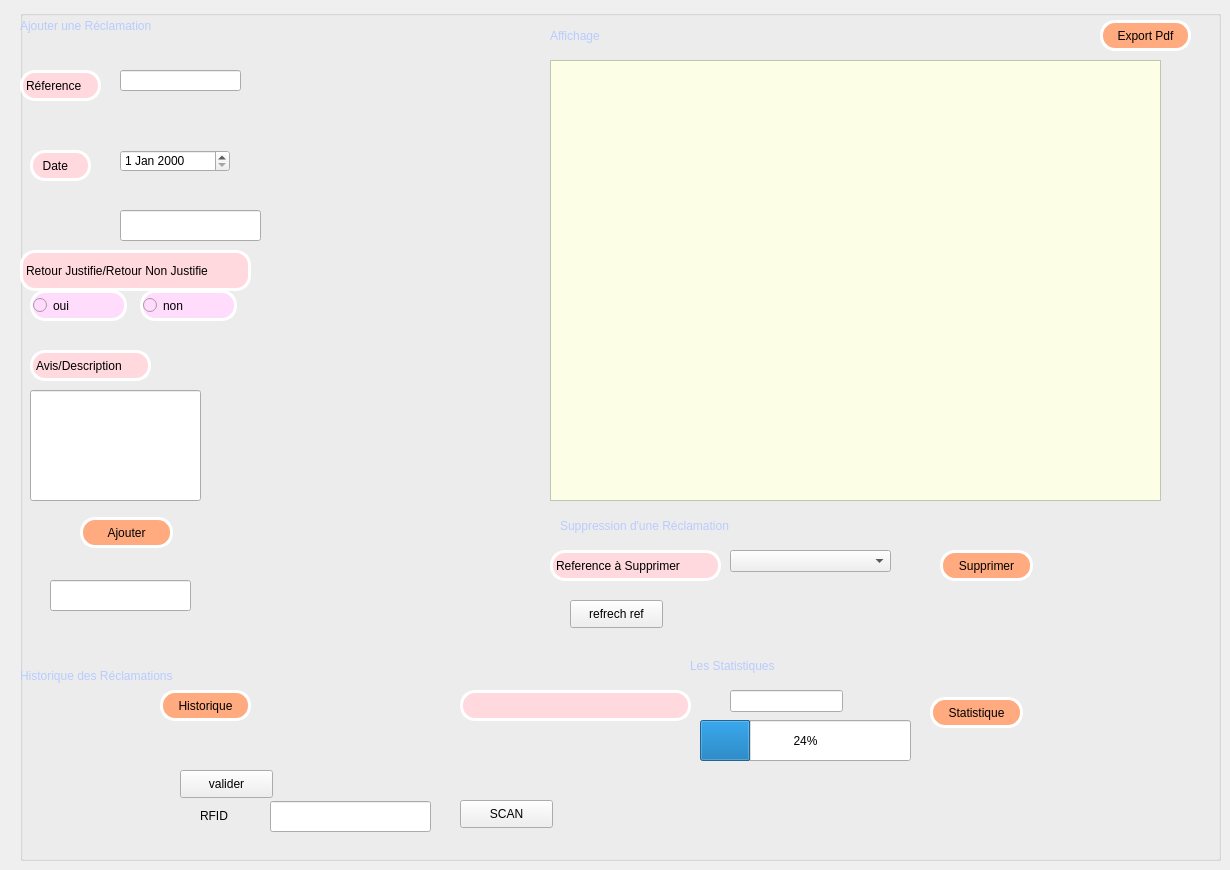
      <widget class="QWidget" name="tab_20">
       <attribute name="title">
        <string>gestion</string>
       </attribute>
       <widget class="QGroupBox" name="groupBox_12">
        <property name="geometry">
         <rect>
          <x>20</x>
          <y>10</y>
          <width>1201</width>
          <height>851</height>
         </rect>
        </property>
        <property name="title">
         <string/>
        </property>
        <widget class="QLabel" name="label_23">
         <property name="geometry">
          <rect>
           <x>0</x>
           <y>60</y>
           <width>81</width>
           <height>31</height>
          </rect>
         </property>
         <property name="styleSheet">
          <string notr="true">border-radius: 15px;
background-color: rgb(255, 217, 222);
font: 7pt &quot;Sitka Small&quot;;


border:3px solid white;</string>
         </property>
         <property name="text">
          <string>Réference</string>
         </property>
        </widget>
        <widget class="QLabel" name="label_24">
         <property name="geometry">
          <rect>
           <x>0</x>
           <y>240</y>
           <width>231</width>
           <height>41</height>
          </rect>
         </property>
         <property name="styleSheet">
          <string notr="true">border-radius: 15px;
background-color: rgb(255, 217, 222);
font: 7pt &quot;Sitka Small&quot;;


border:3px solid white;</string>
         </property>
         <property name="text">
          <string>Retour Justifie/Retour Non Justifie</string>
         </property>
        </widget>
        <widget class="QLabel" name="label_25">
         <property name="geometry">
          <rect>
           <x>10</x>
           <y>140</y>
           <width>61</width>
           <height>31</height>
          </rect>
         </property>
         <property name="styleSheet">
          <string notr="true">border-radius: 15px;
background-color: rgb(255, 217, 222);
font: 7pt &quot;Sitka Small&quot;;


border:3px solid white;</string>
         </property>
         <property name="text">
          <string>  Date</string>
         </property>
        </widget>
        <widget class="QLabel" name="label_26">
         <property name="geometry">
          <rect>
           <x>10</x>
           <y>340</y>
           <width>121</width>
           <height>31</height>
          </rect>
         </property>
         <property name="styleSheet">
          <string notr="true">border-radius: 15px;
background-color: rgb(255, 217, 222);
font: 7pt &quot;Sitka Small&quot;;


border:3px solid white;</string>
         </property>
         <property name="text">
          <string>Avis/Description</string>
         </property>
        </widget>
        <widget class="QLineEdit" name="la_ref">
         <property name="geometry">
          <rect>
           <x>100</x>
           <y>60</y>
           <width>121</width>
           <height>21</height>
          </rect>
         </property>
        </widget>
        <widget class="QDateEdit" name="la_date">
         <property name="geometry">
          <rect>
           <x>100</x>
           <y>140</y>
           <width>110</width>
           <height>22</height>
          </rect>
         </property>
        </widget>
        <widget class="QRadioButton" name="retour_justifie">
         <property name="geometry">
          <rect>
           <x>10</x>
           <y>280</y>
           <width>97</width>
           <height>31</height>
          </rect>
         </property>
         <property name="styleSheet">
          <string notr="true">border-radius: 15px;

font: 7pt &quot;Sitka Small&quot;;


border:3px solid white;
background-color: rgb(255, 219, 252);</string>
         </property>
         <property name="text">
          <string>oui</string>
         </property>
        </widget>
        <widget class="QRadioButton" name="retour_nonjustifie">
         <property name="geometry">
          <rect>
           <x>120</x>
           <y>280</y>
           <width>97</width>
           <height>31</height>
          </rect>
         </property>
         <property name="styleSheet">
          <string notr="true">border-radius: 15px;

font: 7pt &quot;Sitka Small&quot;;


border:3px solid white;
background-color: rgb(255, 219, 252);</string>
         </property>
         <property name="text">
          <string>non</string>
         </property>
        </widget>
        <widget class="QTableView" name="tab_reclamation">
         <property name="geometry">
          <rect>
           <x>530</x>
           <y>50</y>
           <width>611</width>
           <height>441</height>
          </rect>
         </property>
         <property name="styleSheet">
          <string notr="true">background-color: rgb(252, 255, 230);</string>
         </property>
        </widget>
        <widget class="QPushButton" name="pushButton_ajouter">
         <property name="geometry">
          <rect>
           <x>60</x>
           <y>507</y>
           <width>93</width>
           <height>31</height>
          </rect>
         </property>
         <property name="styleSheet">
          <string notr="true">border-radius: 15px;
background-color: rgb(255, 170, 127);

font: 7pt &quot;Sitka Small&quot;;


border:3px solid white;</string>
         </property>
         <property name="text">
          <string>Ajouter</string>
         </property>
        </widget>
        <widget class="QLineEdit" name="l_avis">
         <property name="geometry">
          <rect>
           <x>10</x>
           <y>380</y>
           <width>171</width>
           <height>111</height>
          </rect>
         </property>
        </widget>
        <widget class="QPushButton" name="pushButton_supprimer">
         <property name="geometry">
          <rect>
           <x>920</x>
           <y>540</y>
           <width>93</width>
           <height>31</height>
          </rect>
         </property>
         <property name="styleSheet">
          <string notr="true">border-radius: 15px;
background-color: rgb(255, 170, 127);

font: 7pt &quot;Sitka Small&quot;;


border:3px solid white;</string>
         </property>
         <property name="text">
          <string>Supprimer</string>
         </property>
        </widget>
        <widget class="QPushButton" name="pushButton_pdf">
         <property name="geometry">
          <rect>
           <x>1080</x>
           <y>10</y>
           <width>91</width>
           <height>31</height>
          </rect>
         </property>
         <property name="styleSheet">
          <string notr="true">border-radius: 15px;
background-color: rgb(255, 170, 127);

font: 7pt &quot;Sitka Small&quot;;


border:3px solid white;</string>
         </property>
         <property name="text">
          <string>Export Pdf</string>
         </property>
        </widget>
        <widget class="QLabel" name="label_27">
         <property name="geometry">
          <rect>
           <x>530</x>
           <y>540</y>
           <width>171</width>
           <height>31</height>
          </rect>
         </property>
         <property name="styleSheet">
          <string notr="true">border-radius: 15px;
background-color: rgb(255, 217, 222);
font: 7pt &quot;Sitka Small&quot;;


border:3px solid white;</string>
         </property>
         <property name="text">
          <string>Reference à Supprimer</string>
         </property>
        </widget>
        <widget class="QLabel" name="label_28">
         <property name="geometry">
          <rect>
           <x>0</x>
           <y>0</y>
           <width>291</width>
           <height>31</height>
          </rect>
         </property>
         <property name="styleSheet">
          <string notr="true">font: 15pt &quot;MV Boli&quot;;
color: rgb(185, 204, 255);

</string>
         </property>
         <property name="text">
          <string>Ajouter une Réclamation</string>
         </property>
        </widget>
        <widget class="QLabel" name="label_29">
         <property name="geometry">
          <rect>
           <x>530</x>
           <y>10</y>
           <width>141</width>
           <height>31</height>
          </rect>
         </property>
         <property name="styleSheet">
          <string notr="true">font: 15pt &quot;MV Boli&quot;;
color: rgb(185, 204, 255);
</string>
         </property>
         <property name="text">
          <string>Affichage</string>
         </property>
        </widget>
        <widget class="QComboBox" name="comboBox_references">
         <property name="geometry">
          <rect>
           <x>710</x>
           <y>540</y>
           <width>161</width>
           <height>22</height>
          </rect>
         </property>
        </widget>
        <widget class="QPushButton" name="pushButton_statistique">
         <property name="geometry">
          <rect>
           <x>910</x>
           <y>687</y>
           <width>93</width>
           <height>31</height>
          </rect>
         </property>
         <property name="styleSheet">
          <string notr="true">border-radius: 15px;
background-color: rgb(255, 170, 127);

font: 7pt &quot;Sitka Small&quot;;


border:3px solid white;</string>
         </property>
         <property name="text">
          <string>Statistique</string>
         </property>
        </widget>
        <widget class="QLineEdit" name="retour_stat">
         <property name="geometry">
          <rect>
           <x>710</x>
           <y>680</y>
           <width>113</width>
           <height>22</height>
          </rect>
         </property>
        </widget>
        <widget class="QProgressBar" name="progressBar">
         <property name="geometry">
          <rect>
           <x>680</x>
           <y>710</y>
           <width>211</width>
           <height>41</height>
          </rect>
         </property>
         <property name="value">
          <number>24</number>
         </property>
        </widget>
        <widget class="QLabel" name="la_msg">
         <property name="geometry">
          <rect>
           <x>440</x>
           <y>680</y>
           <width>231</width>
           <height>31</height>
          </rect>
         </property>
         <property name="styleSheet">
          <string notr="true">border-radius: 15px;
background-color: rgb(255, 217, 222);
font: 7pt &quot;Sitka Small&quot;;


border:3px solid white;</string>
         </property>
         <property name="text">
          <string/>
         </property>
        </widget>
        <widget class="QPushButton" name="pushButton_historique">
         <property name="geometry">
          <rect>
           <x>140</x>
           <y>680</y>
           <width>91</width>
           <height>31</height>
          </rect>
         </property>
         <property name="styleSheet">
          <string notr="true">border-radius: 15px;
background-color: rgb(255, 170, 127);

font: 7pt &quot;Sitka Small&quot;;


border:3px solid white;</string>
         </property>
         <property name="text">
          <string>Historique</string>
         </property>
        </widget>
        <widget class="QLabel" name="label_30">
         <property name="geometry">
          <rect>
           <x>540</x>
           <y>500</y>
           <width>361</width>
           <height>31</height>
          </rect>
         </property>
         <property name="styleSheet">
          <string notr="true">font: 15pt &quot;MV Boli&quot;;
color: rgb(185, 204, 255);
</string>
         </property>
         <property name="text">
          <string>Suppression d'une Réclamation</string>
         </property>
        </widget>
        <widget class="QLabel" name="label_31">
         <property name="geometry">
          <rect>
           <x>670</x>
           <y>640</y>
           <width>201</width>
           <height>31</height>
          </rect>
         </property>
         <property name="styleSheet">
          <string notr="true">font: 15pt &quot;MV Boli&quot;;
color: rgb(185, 204, 255);

</string>
         </property>
         <property name="text">
          <string>Les Statistiques</string>
         </property>
        </widget>
        <widget class="QLabel" name="label_32">
         <property name="geometry">
          <rect>
           <x>0</x>
           <y>650</y>
           <width>341</width>
           <height>31</height>
          </rect>
         </property>
         <property name="styleSheet">
          <string notr="true">font: 15pt &quot;MV Boli&quot;;
color: rgb(185, 204, 255);

</string>
         </property>
         <property name="text">
          <string>Historique des Réclamations</string>
         </property>
        </widget>
        <widget class="QLabel" name="label_33">
         <property name="geometry">
          <rect>
           <x>180</x>
           <y>790</y>
           <width>51</width>
           <height>31</height>
          </rect>
         </property>
         <property name="text">
          <string>RFID</string>
         </property>
        </widget>
        <widget class="QLineEdit" name="RFID_2">
         <property name="geometry">
          <rect>
           <x>250</x>
           <y>791</y>
           <width>161</width>
           <height>31</height>
          </rect>
         </property>
        </widget>
        <widget class="QPushButton" name="pushButton_scan_2">
         <property name="geometry">
          <rect>
           <x>440</x>
           <y>790</y>
           <width>93</width>
           <height>28</height>
          </rect>
         </property>
         <property name="text">
          <string>SCAN</string>
         </property>
        </widget>
        <widget class="QPushButton" name="pushButton_valider_2">
         <property name="geometry">
          <rect>
           <x>160</x>
           <y>760</y>
           <width>93</width>
           <height>28</height>
          </rect>
         </property>
         <property name="text">
          <string>valider</string>
         </property>
        </widget>
        <widget class="QLineEdit" name="lineEdit">
         <property name="geometry">
          <rect>
           <x>30</x>
           <y>570</y>
           <width>141</width>
           <height>31</height>
          </rect>
         </property>
        </widget>
        <widget class="QLineEdit" name="rfid">
         <property name="geometry">
          <rect>
           <x>100</x>
           <y>200</y>
           <width>141</width>
           <height>31</height>
          </rect>
         </property>
        </widget>
        <widget class="QPushButton" name="refrech_sup_d">
         <property name="geometry">
          <rect>
           <x>550</x>
           <y>590</y>
           <width>93</width>
           <height>28</height>
          </rect>
         </property>
         <property name="text">
          <string>refrech ref</string>
         </property>
        </widget>
       </widget>
      </widget>
